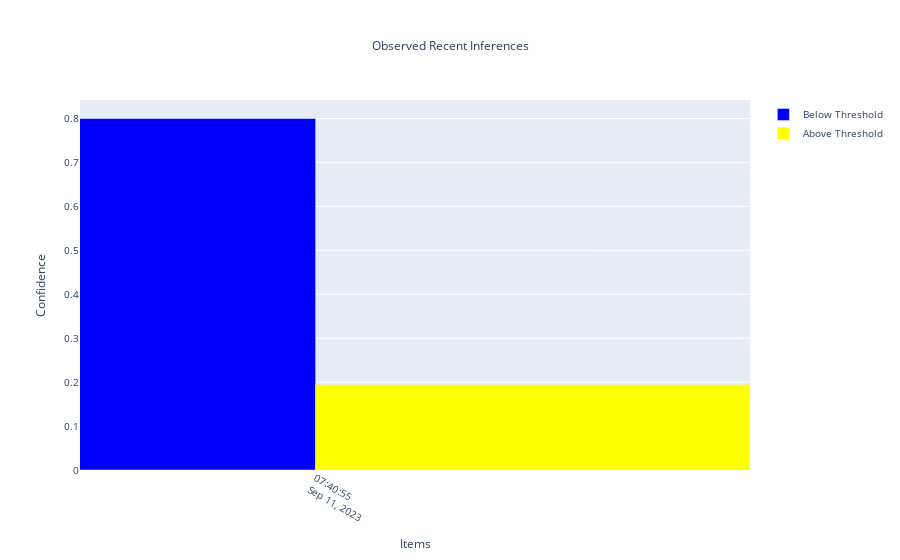

Notebook code for this chart:
### Markdown cell above
### Todo: build your own visualization

### Code cell
import numpy as np
import matplotlib.pyplot as plt
import seaborn as sns
import plotly.express as px

# Set Matplotlib figure size and enable auto-layout
plt.rcParams["figure.figsize"] = [6.00, 4.50]
plt.rcParams["figure.autolayout"] = True

# Define threshold and convert y to a NumPy array if it's not already
threshold = 0.80
y = np.array(y)

# Calculate values for the two sets of bars
a_threshold = np.maximum(y - threshold, 0)
b_threshold = np.minimum(y, threshold)

# Create a figure and axis for Matplotlib
fig, ax = plt.subplots()

# Create the bar chart using Matplotlib
ax.bar(x, b_threshold, 0.35, color="blue", label="Below Threshold")
ax.bar(x, a_threshold, 0.35, color="yellow", bottom=b_threshold, label="Above Threshold")

# Add a horizontal line at the threshold in red
plt.axhline(threshold, color='red', linestyle='dotted')

# Rotate x-axis labels for better readability
plt.xticks(rotation=30)

# Add labels and titles
plt.ylabel("Confidence")
plt.suptitle("Observed Recent Inferences", size=12)
plt.title("Pictured with confidence threshold for production use", size=10)

# Add a legend to differentiate the bars
plt.legend()

# Display the Matplotlib plot
plt.show()

# Create a Plotly bar chart
import plotly.graph_objects as go

fig = go.Figure()

fig.add_trace(go.Bar(x=x, y=b_threshold, name='Below Threshold', marker_color='blue'))
fig.add_trace(go.Bar(x=x, y=a_threshold, name='Above Threshold', marker_color='yellow'))

fig.add_shape(
    go.layout.Shape(
        type='line',
        x0=x[0],
        x1=x[-1],
        y0=threshold,
        y1=threshold,
        line=dict(color='red', dash='dot')
    )
)

fig.update_xaxes(tickangle=30)
fig.update_layout(
    xaxis_title="Items",
    yaxis_title="Confidence",
    title_text="Observed Recent Inferences",
    title_x=0.5,
    title_font=dict(size=12),
    font=dict(size=10)
)

fig.show()

### Figure 1 — Plotly figure (JSON) as saved in the notebook; plotly's stock layout.template omitted (floating-point values rounded to 4 significant figures)
{"data": [{"marker": {"color": "blue"}, "name": "Below Threshold", "type": "bar", "x": ["2023-09-11T07:45:10Z", "2023-09-11T07:40:55Z", "2023-09-11T07:42:03Z"], "y": [0.8, 0.8, 0.8]}, {"marker": {"color": "yellow"}, "name": "Above Threshold", "type": "bar", "x": ["2023-09-11T07:45:10Z", "2023-09-11T07:40:55Z", "2023-09-11T07:42:03Z"], "y": [0.1966, 0.1947, 0.1764]}], "layout": {"autosize": true, "font": {"size": 10}, "shapes": [{"line": {"color": "red", "dash": "dot"}, "type": "line", "x0": "2023-09-11T07:45:10Z", "x1": "2023-09-11T07:42:03Z", "y0": 0.8, "y1": 0.8}], "title": {"font": {"size": 12}, "text": "Observed Recent Inferences", "x": 0.5}, "xaxis": {"autorange": false, "range": ["2023-09-11 07:40:47.377", "2023-09-11 07:41:09.0513"], "tickangle": 30, "title": {"text": "Items"}, "type": "date"}, "yaxis": {"autorange": true, "range": [0, 0.8421], "title": {"text": "Confidence"}, "type": "linear"}}}
